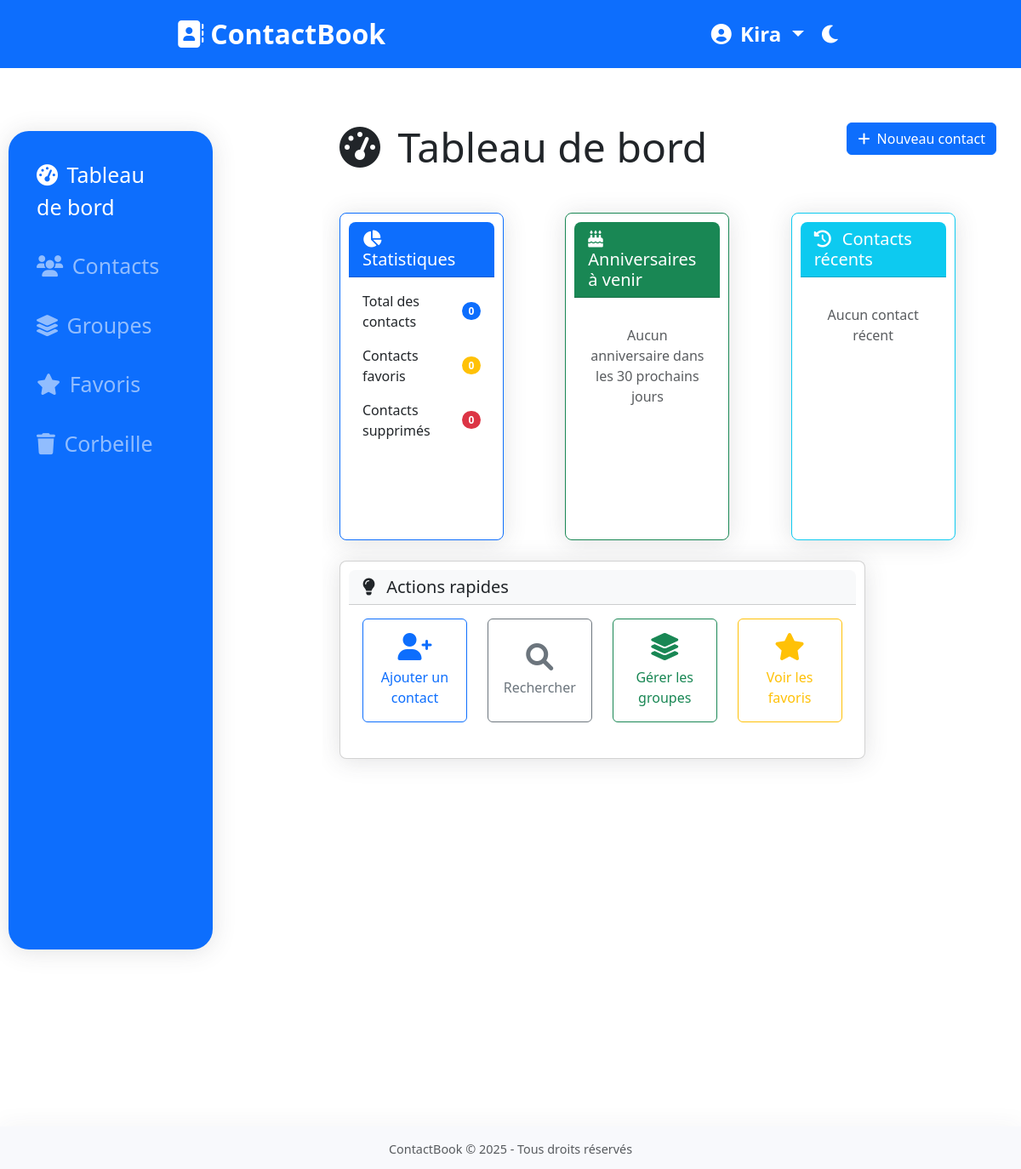
The app's page /contacts (signed in), older data.
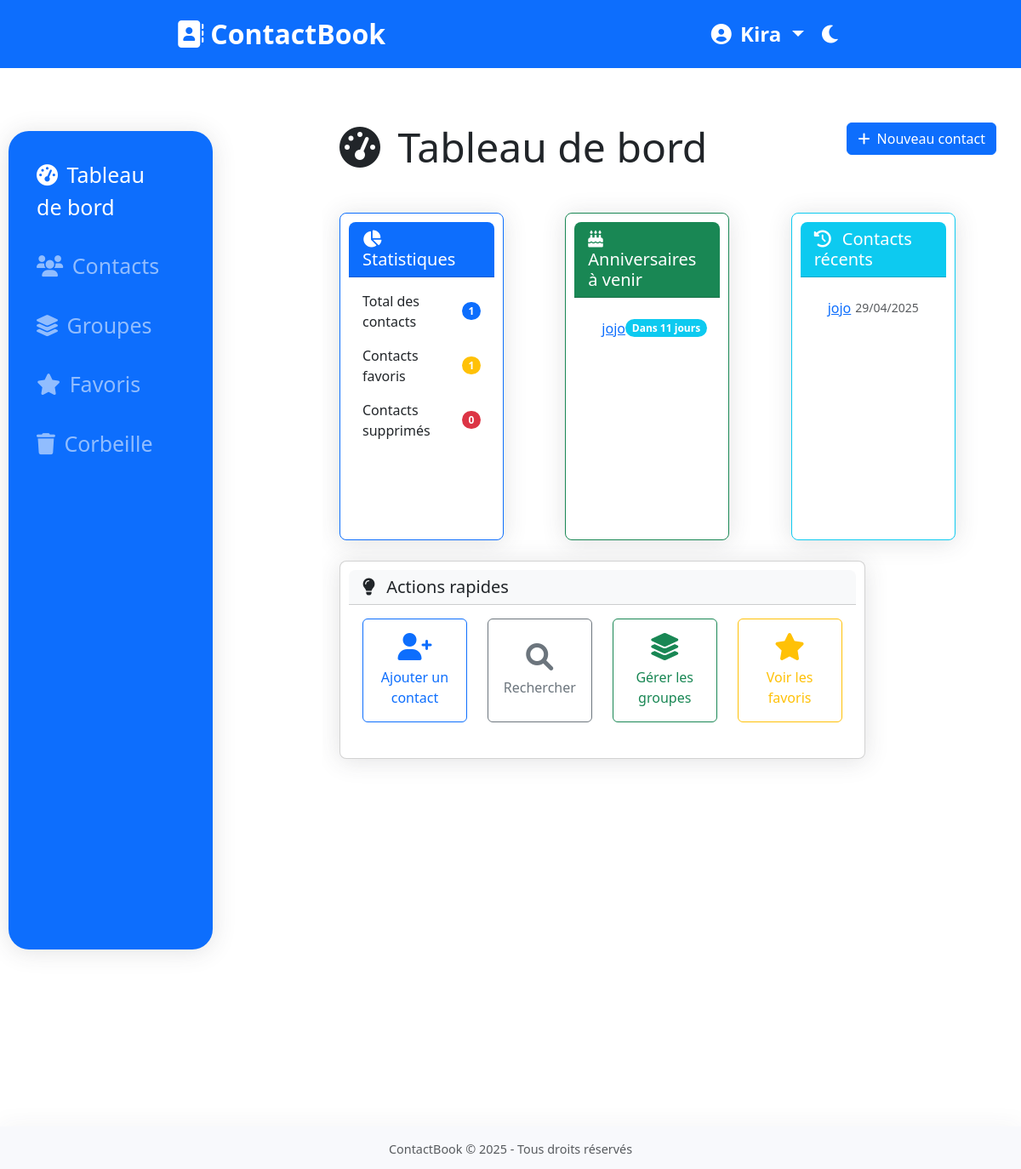
The same page, newer data.
### contacts/models.py (models this page shows, shortened)
class Contact(models.Model):
    user = models.ForeignKey(settings.AUTH_USER_MODEL, on_delete=models.CASCADE, related_name="contacts")
    first_name = models.CharField(max_length=50, blank=True, verbose_name="Prénom")
    last_name = models.CharField(max_length=50, blank=True, verbose_name="Nom")
    phone_number = models.CharField(max_length=20, validators=[validate_phone_number], verbose_name="Téléphone")
    email = models.EmailField(blank=True, verbose_name="Email")
    address = models.TextField(blank=True, verbose_name="Adresse")
    avatar = models.ImageField(upload_to='avatars/', blank=True, null=True, verbose_name="Avatar")
    birth_date = models.DateField(blank=True, null=True, verbose_name="Date de naissance")
    notes = models.TextField(blank=True, verbose_name="Notes")
    is_favorite = models.BooleanField(default=False, verbose_name="Favori")
    groups = models.ManyToManyField(Group, blank=True, related_name="contacts", verbose_name="Groupes")
    is_deleted = models.BooleanField(default=False, verbose_name="Supprimé")
    created_at = models.DateTimeField(auto_now_add=True, verbose_name="Créé le")
    updated_at = models.DateTimeField(auto_now=True, verbose_name="Modifié le")
    def __str__(self):
        if self.first_name and self.last_name:
            return f"{self.first_name} {self.last_name}"
        elif self.first_name:
            return self.first_name
        elif self.last_name:
            return self.last_name
        else:
            return self.phone_number
    def days_until_birthday(self):
        if not self.birth_date:
            return None
        today = date.today()
        next_birthday = date(today.year, self.birth_date.month, self.birth_date.day)
        if next_birthday < today:
            next_birthday = date(today.year + 1, self.birth_date.month, self.birth_date.day)
        return (next_birthday - today).days
    class Meta:
        verbose_name = "Contact"
        verbose_name_plural = "Contacts"
        ordering = ['last_name', 'first_name']

### contacts/views.py (the view)
# urls.py: path('', views.dashboard, name='dashboard'),
@login_required
def dashboard(request):
    total_contacts = Contact.objects.filter(user=request.user, is_deleted=False).count()
    favorite_contacts = Contact.objects.filter(user=request.user, is_favorite=True, is_deleted=False).count()
    deleted_contacts = Contact.objects.filter(user=request.user, is_deleted=True).count()
    today = date.today()
    thirty_days_later = today + timedelta(days=30)
    upcoming_birthdays = []
    contacts_with_birthdays = Contact.objects.filter(
        user=request.user,
        is_deleted=False,
        birth_date__isnull=False
    )
    for contact in contacts_with_birthdays:
        days = contact.days_until_birthday()
        if days is not None and days <= 30:
            upcoming_birthdays.append({
                'contact': contact,
                'days': days
            })
    upcoming_birthdays.sort(key=lambda x: x['days'])
    recent_contacts = Contact.objects.filter(
        user=request.user,
        is_deleted=False
    ).order_by('-updated_at')[:5]
    context = {
        'total_contacts': total_contacts,
        'favorite_contacts': favorite_contacts,
        'deleted_contacts': deleted_contacts,
        'upcoming_birthdays': upcoming_birthdays,
        'recent_contacts': recent_contacts,
    }
    return render(request, 'contacts/dashboard.html', context)

### contacts/templates/contacts/dashboard.html (shortened to what the changed rows need)
{% extends 'base.html' %}
{% block content %}
<div class="row mb-4">
    <div class="col-md-8">
        <h1 class="display-5 mb-4">
            <i class="fas fa-tachometer-alt me-2"></i> Tableau de bord
        </h1>
    </div>
</div>
<div class="row">
    <div class="col-md-4 mb-4">
        <div class="card h-100 border-primary">
            <div class="card-body">
                <div class="d-flex justify-content-between align-items-center mb-3">
                    <div>Total des contacts</div>
                    <span class="badge bg-primary rounded-pill">{{ total_contacts }}</span>
                </div>
                <div class="d-flex justify-content-between align-items-center mb-3">
                    <div>Contacts favoris</div>
                    <span class="badge bg-warning rounded-pill">{{ favorite_contacts }}</span>
                </div>
            </div>
        </div>
    </div>
    <div class="col-md-4 mb-4">
        <div class="card h-100 border-success">
            <div class="card-body">
                {% if upcoming_birthdays %}
                    <ul class="list-group list-group-flush">
                        {% for item in upcoming_birthdays %}
                            <li class="list-group-item d-flex justify-content-between align-items-center">
                                <div>
                                    <a href="{% url 'contact_detail' item.contact.id %}">{{ item.contact }}</a>
                                </div>
                                <span class="badge {% if item.days == 0 %}bg-danger{% elif item.days <= 7 %}bg-warning{% else %}bg-info{% endif %} rounded-pill">
                                    {% if item.days == 0 %}
                                        Aujourd'hui !
                                    {% elif item.days == 1 %}
                                        Demain
                                    {% else %}
                                        Dans {{ item.days }} jours
                                    {% endif %}
                                </span>
                            </li>
                        {% endfor %}
                    </ul>
                {% else %}
                    <p class="text-muted text-center mt-3">Aucun anniversaire dans les 30 prochains jours</p>
                {% endif %}
            </div>
        </div>
    </div>
    <div class="col-md-4 mb-4">
        <div class="card h-100 border-info">
            <div class="card-body">
                {% if recent_contacts %}
                    <ul class="list-group list-group-flush">
                        {% for contact in recent_contacts %}
                            <li class="list-group-item d-flex justify-content-between align-items-center">
                                <div>
                                    <a href="{% url 'contact_detail' contact.id %}">{{ contact }}</a>
                                </div>
                                <small class="text-muted">{{ contact.updated_at|date:"d/m/Y" }}</small>
                            </li>
                        {% endfor %}
                    </ul>
                {% else %}
                    <p class="text-muted text-center mt-3">Aucun contact récent</p>
                {% endif %}
            </div>
        </div>
    </div>
</div>
{% endblock %}

Row changes from the older to the newer data that the page shows:
added Contact: contact "jojo", days "11", first_name+last_name "jojo", updated_at "29/04/2025"
Text that changed along with them:
{{ total_contacts }}: "0" → "1"
{{ favorite_contacts }}: "0" → "1"
text no longer shown: "Aucun anniversaire dans les 30 prochains jours Aucun contact récent"
